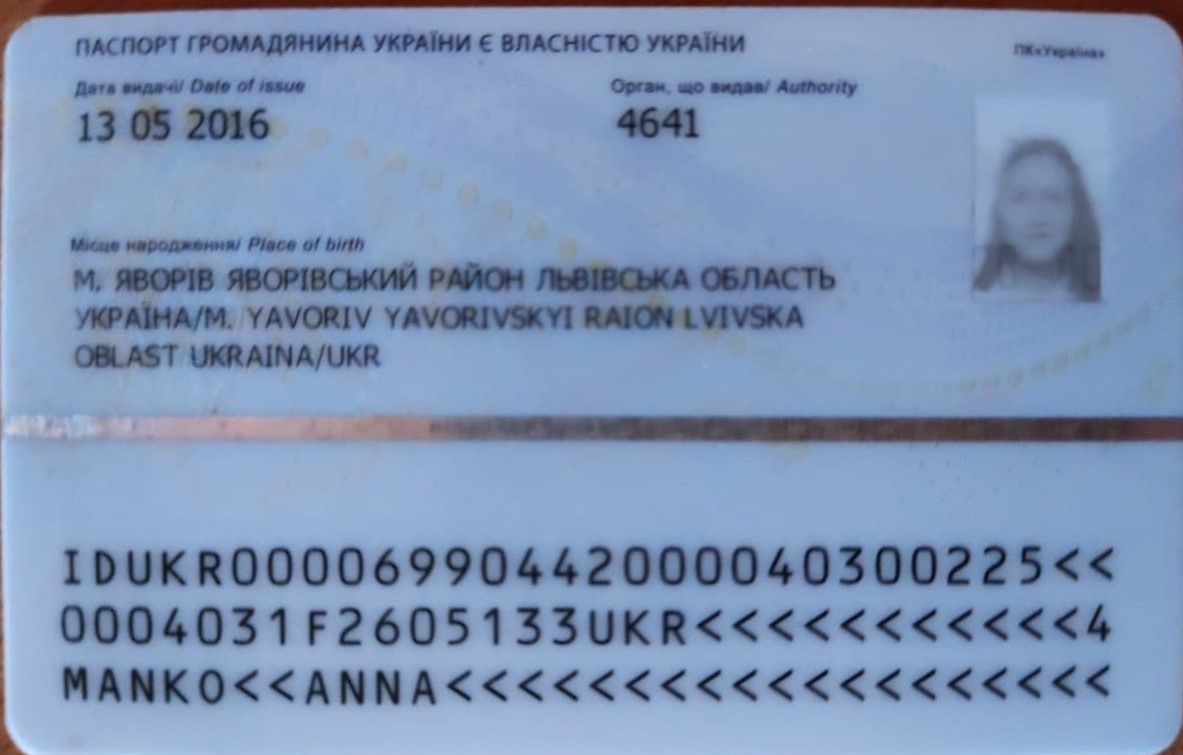
#> input picture data/template-back.jpg, 1183 x 755 px
$ python -i test.py   (imports and definitions only)   (older library calls are emulated)
#> lines starting #> are read from the running program, lines starting #| are printed output that depends on the picture
import os
import re

import cv2
import numpy as np
from pytesseract import image_to_string

TEST_FOLDER = "data/test/ids_/"


def detect_mser_regions(img):
    mser = cv2.MSER_create()
    gray = cv2.cvtColor(img, cv2.COLOR_BGR2GRAY)
    regions, _ = mser.detectRegions(gray)

    vis = img.copy()
    hulls = [cv2.convexHull(p.reshape(-1, 1, 2)) for p in regions]

    cv2.polylines(vis, hulls, 1, (0, 255, 0))

    mask = np.zeros((img.shape[0], img.shape[1], 1), dtype=np.uint8)

    for contour in hulls:
        cv2.drawContours(mask, [contour], -1, (255, 255, 255), -1)
        # [7 lines of commented-out code are left out]
    text_only = cv2.bitwise_and(img, img, mask=mask)

    # cv2.imshow("text only", text_only)

    # cv2.waitKey(0)


def detect_text_regions(image_path):
#> called with image_path = '../../data/template-back.jpg'
    image = cv2.imread(image_path)
#> image is the input picture: shape (755, 1183, 3); mean B, G, R 181.9, 148.4, 126.4
    image = cv2.resize(image, None, fx=0.25, fy=0.25)
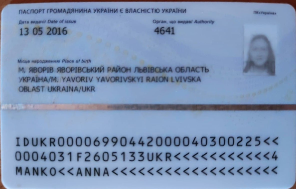
#> image: shape (189, 296, 3); mean B, G, R 182, 148.5, 126.6
    gray = cv2.cvtColor(image, cv2.COLOR_BGR2GRAY)
    rect_kernel = cv2.getStructuringElement(cv2.MORPH_RECT, (13, 5))

    gray = cv2.GaussianBlur(gray, (3, 3), 0)
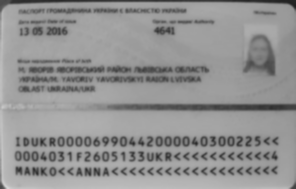
#> gray: shape (189, 296); min 32, max 215, mean 145.8
    blackhat = cv2.morphologyEx(gray, cv2.MORPH_BLACKHAT, rect_kernel)
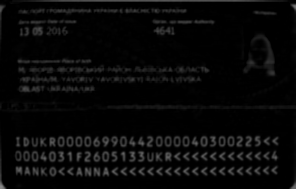
#> blackhat: shape (189, 296); min 0, max 136, mean 8.3

    grad_x = cv2.Sobel(blackhat, ddepth=cv2.CV_32F, dx=1, dy=0, ksize=-1)
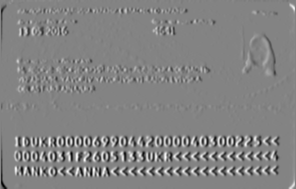
#> grad_x: shape (189, 296) float32; min -1304, max 1228, mean -0.6; drawn with min black and max white
    grad_x = np.absolute(grad_x)
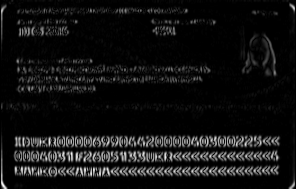
#> grad_x: shape (189, 296) float32; min 0, max 1304, mean 91.3; drawn with min black and max white

    grad_x = cv2.morphologyEx(grad_x, cv2.MORPH_CLOSE, rect_kernel)
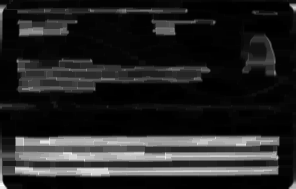
#> grad_x: shape (189, 296) float32; min 0, max 1304, mean 184.4; drawn with min black and max white
    grad_x = cv2.GaussianBlur(grad_x, (7, 7), 0)
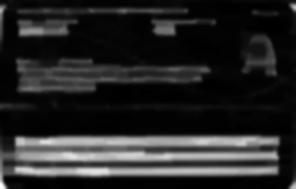
#> grad_x: shape (189, 296) float32; min 0, max 1230.6, mean 184.3; drawn with min black and max white
#> (the run stopped early here; a loop or call above may not have finished)
